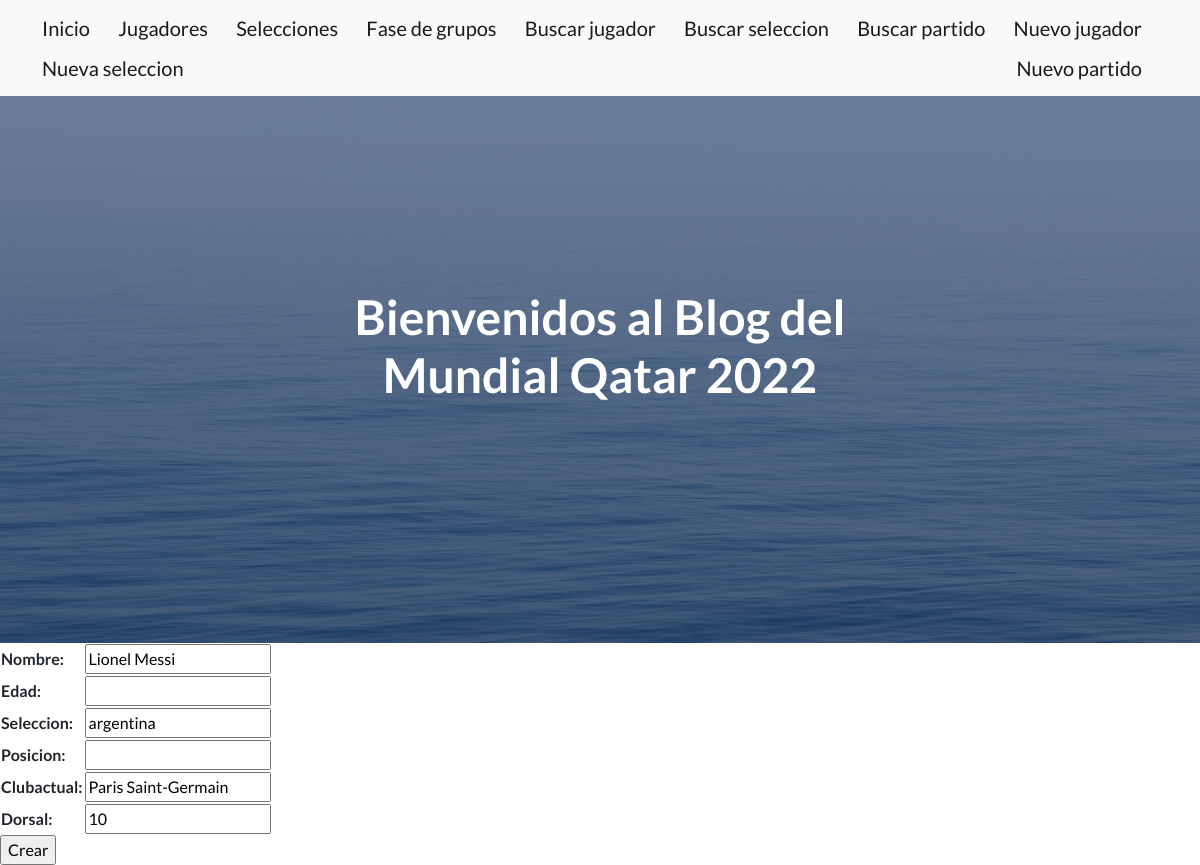
Page /jugador/edit/1 on the earlier database version.
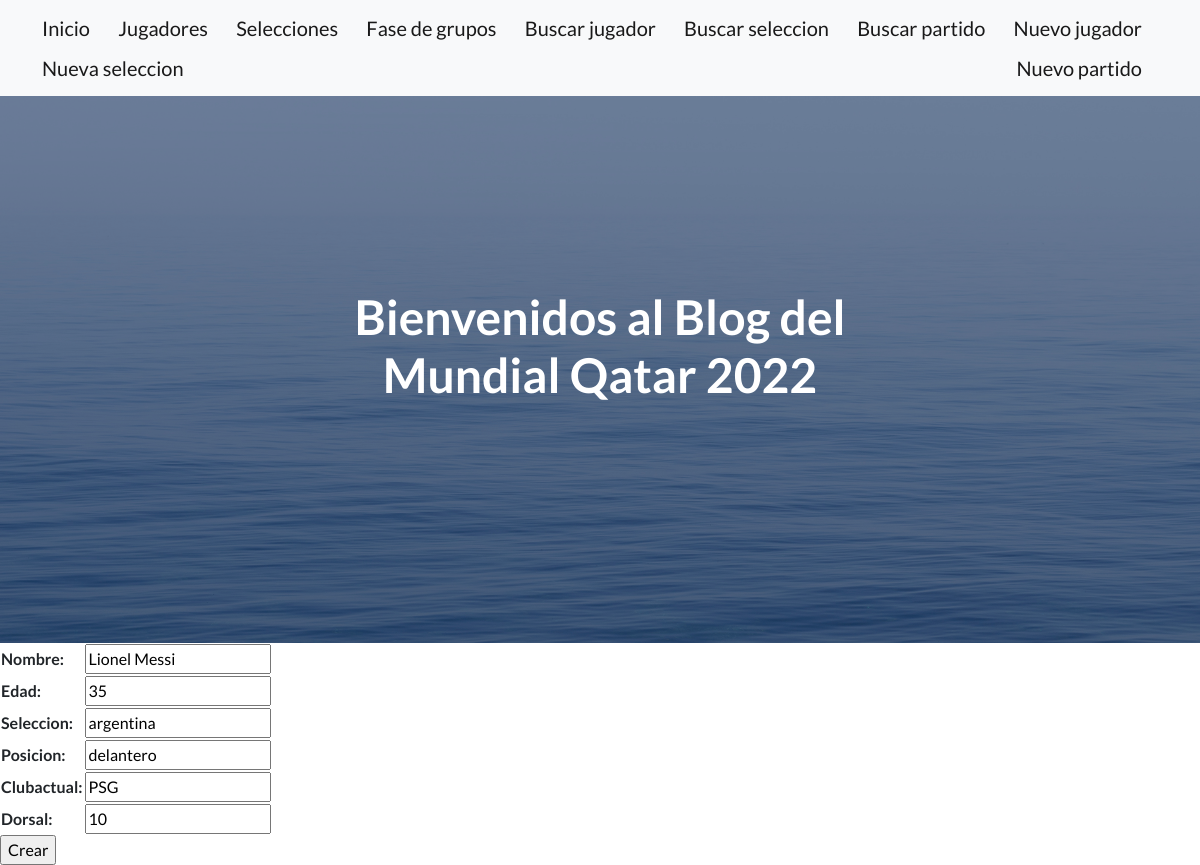
Same page on the later database version.
### AppMundial/models.py (models this page shows, shortened)
class Jugador(models.Model):
    nombre = models.CharField(max_length=30, null=True, blank=True)
    edad = models.IntegerField(null=True, blank=True)
    seleccion = models.CharField(max_length=30, null=True, blank=True)
    posicion = models.CharField(max_length=20, null=True, blank=True)
    clubactual = models.CharField(max_length=30, null=True)
    dorsal = models.IntegerField()

### AppMundial/views.py (the view)
# urls.py: path('jugador/edit/<pk>', views.JugadorEdit.as_view(), name='Edit'),
class JugadorEdit(UpdateView):
    model = Jugador
    fields = '__all__'
    success_url = '/AppMundial/jugador/list/'

### AppMundial/templates/AppMundial/jugador_form.html
{% extends "AppMundial/base.html" %}
{% load static %}
{% block contenidoQueCambia %}
<form action=""   method="post">{% csrf_token %}
    <table>
        {{form.as_table}}
    </table>
    <input type="submit" value="Crear">
  </form>
{% endblock %}

Differences in the rows shown:
changed Jugador "Lionel Messi": edad (not shown) → "35"; posicion (not shown) → "delantero"; clubactual "Paris Saint-Germain" → "PSG"
